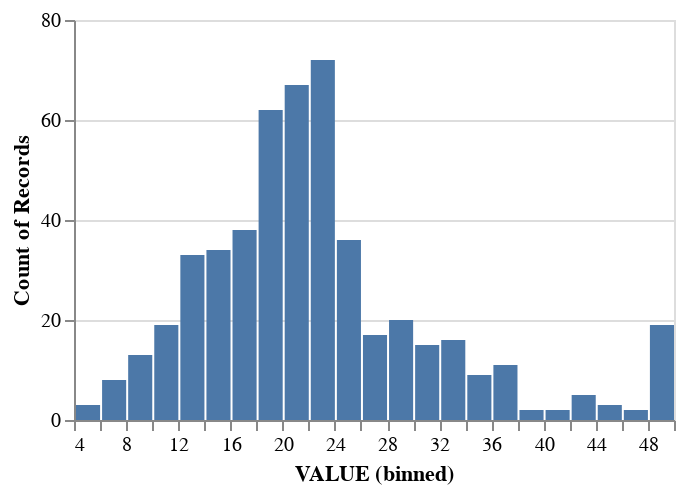

The code cell stored with this chart in its notebook:
### Markdown cell above
Finalmente, el tipo de representación más usual para mostrar la distribución de valores de una variable es el histograma, que es un diagrama de barras que muestra la frecuencia de casos en cada rango de valores. Los histogramas pueden ser muy fáciles de interpretar pero son representaciones menos compactas que las anteriores, lo que puede ser un inconveniente.

### Code cell
# Para hacer un histograma, codificamos la variable en el eje X, cuantificada
# (o sea, agrupando los valores por "bins"), y la cuenta de valores de la misma
# variable en el eje X
alt.Chart(boston, height = 200, width = 300).mark_bar()\
    .encode(alt.X('VALUE:Q', bin = alt.Bin(maxbins=30)), y='count()')

### Figure 1 — Vega-Lite specification as saved in the notebook (floating-point values rounded to 4 significant figures; data arrays with more than 128 entries replaced by an {"elided": "..."} marker saying what was removed)
{"config": {"view": {"continuousWidth": 400, "continuousHeight": 300}}, "data": {"name": "data-fd88706d7dded4ae1ce32ccad75c9d60"}, "mark": "bar", "encoding": {"x": {"type": "quantitative", "bin": {"maxbins": 30}, "field": "VALUE"}, "y": {"type": "quantitative", "aggregate": "count"}}, "height": 200, "width": 300, "$schema": "https://vega.github.io/schema/vega-lite/v4.8.1.json", "datasets": {"data-fd88706d7dded4ae1ce32ccad75c9d60": {"elided": "506 records"}}}
